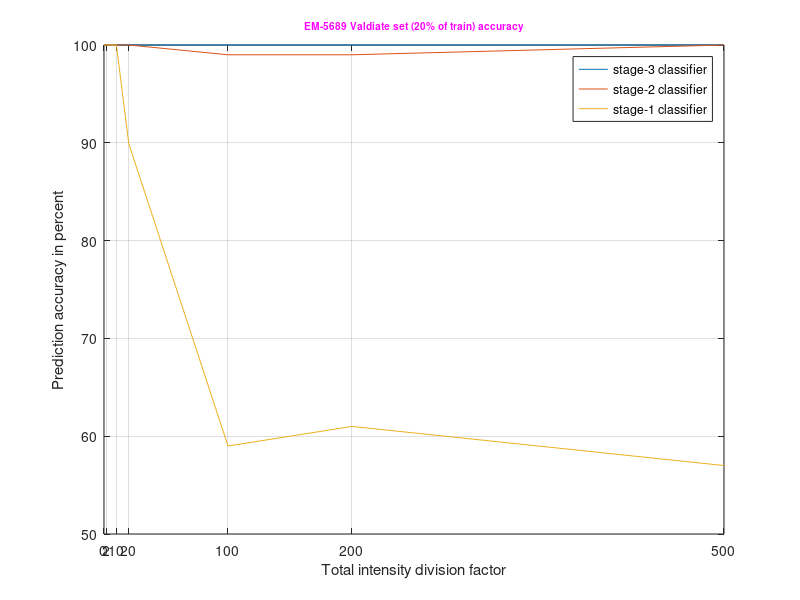
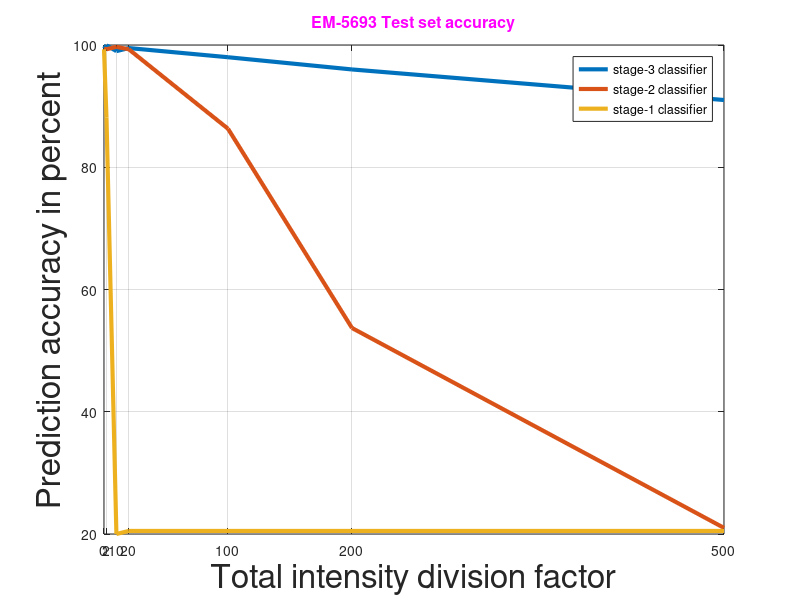

Reproduce these figures in MATLAB, in order. (Note: this script raises an error after producing the figures.)
%% Test Accuracy plot
clear all;
nosielevel=[0,2,10,20,100,200,500];
%% EM-5693
em5693_valstage3= [100,100,100,100,100,100,100];
em5693_valstage2= [99.7,100,100,100,95.1,77.2,62.42];
em5693_valstage1= [99.8,93.6,61,58,57.3,54.4,59];

em5693_teststage3= [99.4,99.95,99,99.5,98,96,91];
em5693_teststage2= [99.4,99.3,99.7,99.3,86.3,53.7,21];
em5693_teststage1= [99.3,88.1,20,20.5,20.5,20.5,20.5];

%% EM-2211
em2211_valstage3= [100  ,100   ,100   ,100  ,100    ,100   ,100];
em2211_valstage2= [100  ,100   ,100   ,100  ,100    ,99    ,100];
em2211_valstage1= [100  ,100   ,100   ,100  ,100    ,93    ,87.1];

em2211_teststage3= [99.9 ,100  ,99.0   ,99   ,99.7  ,99.4  ,98.4];
em2211_teststage2= [99.8 ,100  ,99.0   ,99   ,99.7  ,99.2  ,98.3];
em2211_teststage1= [99.6 ,99.0 ,99.1   ,98   ,92.0  ,86.1  ,71.0];
%% EM-5689
em5689_valstage3= [100  ,100   ,100   ,100   ,100   ,100   ,100];
em5689_valstage2= [100  ,100   ,100   ,100   ,99    ,99    ,100];
em5689_valstage1= [100  ,100   ,100   ,89.9  ,59    ,61    ,57];

em5689_teststage3= [100  ,100  ,100    ,100  ,99  ,99  ,99];
em5689_teststage2= [99.0 ,99.9 ,99.0   ,99   ,97  ,94  ,86];
em5689_teststage1= [99.0 ,99.0 ,96.1   ,79.  ,20  ,20  ,20];
%% validate plot
%valstage3=em2211_valstage3;
%valstage2=em2211_valstage2;
%valstage1=em2211_valstage1;

valstage3=em5689_valstage3;
valstage2=em5689_valstage2;
valstage1=em5689_valstage1;

figure;
plot(nosielevel,valstage3),hold on,
plot(nosielevel,valstage2),hold on,
plot(nosielevel,valstage1),hold on,
legend('stage-3 classifier','stage-2 classifier','stage-1 classifier'),
grid on,
xlabel('Total intensity division factor');
ylabel('Prediction accuracy in percent');
title('\fontsize{10}{\color{magenta}EM-5689 Valdiate set (20% of train) accuracy}');
set(gca,'XTick',nosielevel );

%% Test plot

teststage3=em5693_teststage3;
teststage2=em5693_teststage2;
teststage1=em5693_teststage1;

%teststage3=em2211_teststage3;
%teststage2=em2211_teststage2;
%teststage1=em2211_teststage1;

%teststage3=em5689_teststage3;
%teststage2=em5689_teststage2;
%teststage1=em5689_teststage1;

figure;
plot(nosielevel,teststage3),hold on,
plot(nosielevel,teststage2),hold on,
plot(nosielevel,teststage1),hold on,
lgd=legend('stage-3 classifier','stage-2 classifier','stage-1 classifier','Location','best'),
grid on,
xlabel('Total intensity division factor','FontSize',24);
ylabel('Prediction accuracy in percent','FontSize',24);
title('\fontsize{16}{\color{magenta}EM-5693 Test set accuracy}');
set(gca,'XTick',nosielevel );
set(findall(gca, 'Type', 'Line'),'LineWidth',3);
lgd.FontSize = 24;
set(gca,'FontSize',20);
